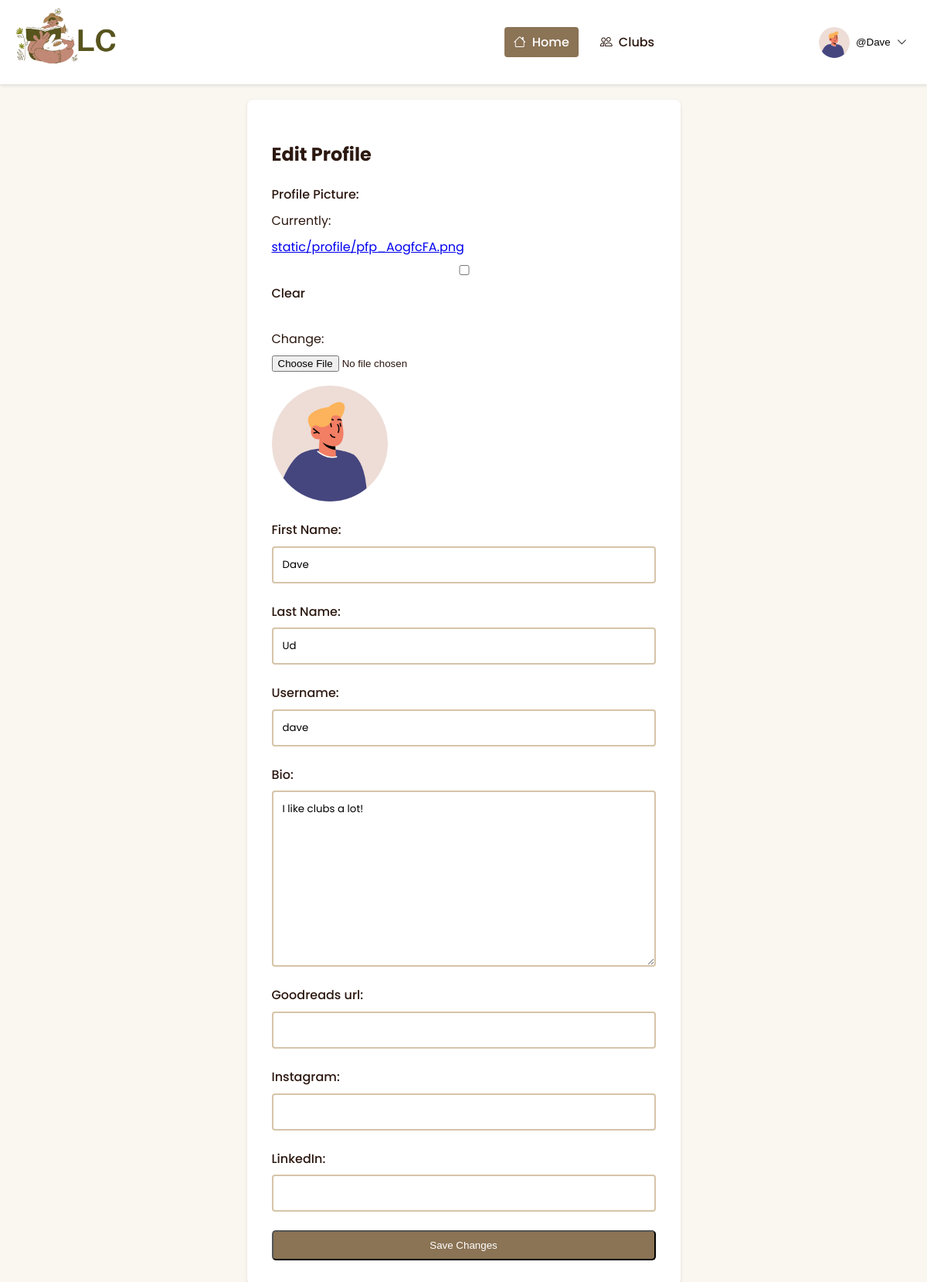
The app's page /members/edit_profile/ (signed in) with its own data.
### discussion/models.py (models this page shows, shortened)
class Profile(models.Model):
    user = models.OneToOneField(User, null=True, on_delete=models.CASCADE)
    bio = models.TextField()
    selected_themes = models.ManyToManyField(Theme)
    books_per_year = models.CharField(max_length=20, choices=[
        ('0-5', '0-5'),
        ('5-10', '5-10'),
        ('10-20', '10-20'),
        ('20+', '20+'),
    ],
    null=True,
    blank=True,
    )
    profile_pic = (models.ImageField(null=True, blank=True, upload_to="static/profile" ))
    goodreads_url = models.CharField(max_length=55, null=True, blank=True)

class User(AbstractUser):
    fname = models.CharField(max_length=200, null=True)
    lname = models.CharField(max_length=200, null=True)
    email = models.EmailField(unique=True, null=False)  # Ensures email is required
    USERNAME_FIELD = 'username'
    REQUIRED_FIELDS = []

### members/views.py (the view, shortened to what this page needs)
# urls.py: path('edit_profile/', EditProfileView.as_view(), name='edit-profile'),
class EditProfileView(LoginRequiredMixin, UpdateView):
    model = Profile  # The model to update
    form_class = UserProfileEditForm  # The form to use for editing
    template_name = 'profile/edit_profile.html'
    def get_object(self):
        profile, created = Profile.objects.get_or_create(user=self.request.user)
        return profile
    def get_form_kwargs(self):
        kwargs = super().get_form_kwargs()
        kwargs['user_instance'] = self.request.user
        return kwargs

### members/forms.py (shortened to what this page needs)
class UserProfileEditForm(forms.ModelForm):
    fname = forms.CharField(max_length=200, required=False, label="First Name")
    lname = forms.CharField(max_length=200, required=False, label="Last Name")
    username = forms.CharField(max_length=150, required=True, label="Username")
    instagram = forms.URLField(required=False, label="Instagram")
    linkedin = forms.URLField(required=False, label="LinkedIn")
    class Meta:
        model = Profile
        fields = ['bio', 'profile_pic', 'goodreads_url']  # Fields from Profile
    def __init__(self, *args, **kwargs):
        self.user_instance = kwargs.pop('user_instance', None)
        super().__init__(*args, **kwargs)
        if self.user_instance:
            self.fields['fname'].initial = self.user_instance.fname
            self.fields['lname'].initial = self.user_instance.lname
            self.fields['username'].initial = self.user_instance.username

### members/templates/profile/edit_profile.html (shortened to what this page needs)
{% extends 'base3.html' %}
{% block content %}
<div class="container main-content">
    <div class="form-container">
        <h2>Edit Profile</h2>
        <form method="post" enctype="multipart/form-data" class="custom-form">
            <div class="form-group">
                <label for="id_profile_pic">Profile Picture:</label>
                {{ form.profile_pic }}
                {% if user.profile.profile_pic %}
                <img src="{{ user.profile.profile_pic.url }}" alt="Profile Picture" id="profile-preview" style="max-width: 150px; margin-top: 10px;">
                {% else %}
                <img src="https://via.placeholder.com/150" alt="Profile Placeholder" id="profile-preview" style="max-width: 150px; margin-top: 10px;">
                {% endif %}
            </div>
            <div class="form-group">
                {{ form.fname.label_tag }}
                {{ form.fname }}
            </div>
            <div class="form-group">
                {{ form.lname.label_tag }}
                {{ form.lname }}
            </div>
            <div class="form-group">
                {{ form.username.label_tag }}
                {{ form.username }}
            </div>
            <div class="form-group">
                {{ form.bio.label_tag }}
                {{ form.bio }}
            </div>
            <div class="form-group">
                {{ form.goodreads_url.label_tag }}
                {{ form.goodreads_url }}
            </div>
            <div class="form-group">
                {{ form.instagram.label_tag }}
                {{ form.instagram }}
            </div>
            <div class="form-group">
                {{ form.linkedin.label_tag }}
                {{ form.linkedin }}
            </div>
            <button type="submit" class="btn btn-primary">Save Changes</button>
        </form>
    </div>
</div>
{% endblock %}

### templates/navbar.html (shortened to what this page needs)
<nav class="header-navbar">
    <div class="container">
        <div class="logo">
            <a href="{% url 'home' %}" class="logo">
                {% load static %}
            <img src="{% static 'discussion\logo.png' %}" alt="">
            </a>
        </div>
        <div class="navbar-menu" id="navbarMenu">
            <li><a href="{% url 'home' %}" class="active"><i class="bi bi-house"></i>Home</a></li>
            <li><a href="{% url 'club_list' %}"><i class="bi bi-people"></i>Clubs</a></li>
        </div>
        {% if user.is_authenticated %}
        <div class="user-menu">
            <button class="user-menu-toggle">
            {% with profile=user.profile %}
            {% if profile.profile_pic %}
            <img src="{{ profile.profile_pic.url }}" alt="User Avatar" class="user-avatar">
            {% else %}
            <img alt="placeholder" id="profile-image">
            {% endif %}
            {% endwith %}
                <span>@{{ user.username|capfirst }}</span>
                <i class="bi bi-chevron-down"></i>
            </button>
            {% else %}
            <div class="navbar-menu" id="navbarMenu">
                <li><a href="{% url 'register' %}"><i class="bi bi-person-plus"></i>Register</a></li>
                <li><a href="{% url 'login' %}"><i class="bi bi-box-arrow-in-right"></i>Login</a></li>
            </div>
            {% endif %}
        </div>
    </div>
</nav>

### static/discussion/css/templates2.css (style rules this page uses)
:root { --primary-color: #EEDED0; --primary-dark: #D6C4A9; --secondary-color: #F7E7CE; --accent-color-1: #B6A48E; --accent-color-2: #8B7355; --accent-color-3: #C17817; --text-color: #2C1810; --text-light: #5C4033; --background-color: #FAF6F0; --white: #FFFFFF; --error-color: #E85D75; --success-color: #4CAF50; }
body { font-family: 'Poppins', sans-serif; background-color: var(--background-color); color: var(--text-color); margin: 0; padding: 0; line-height: 1.6; }
.container { max-width: 1200px; margin: 0 auto; padding: 0 20px; }
.navbar-menu { display: flex; gap: 20px; }
.navbar-menu a { color: var(--text-color); text-decoration: none; font-weight: 500; transition: color 0.3s ease; }
.main-content { display: flex; margin-top: 20px; }
.btn { display: inline-block; padding: 10px 20px; background-color: var(--accent-color-2); color: var(--white); text-decoration: none; border-radius: 5px; transition: background-color 0.3s ease; }

### static/discussion/css/nav.css (style rules this page uses)
.navbar-menu { display: flex; gap: 1rem; align-items: center; margin: 0; padding: 0; }
.navbar-menu > li { list-style-type: none; }
.navbar-menu a { color: var(--text-color); text-decoration: none; font-weight: 500; padding: 0.5rem 0.75rem; border-radius: 4px; transition: all 0.3s ease; }
.navbar-menu a.active { background-color: var(--accent-color-2); color: var(--white); }
.navbar-menu i { margin-right: 0.5rem; }
.header-navbar { background-color: var(--white); box-shadow: 0 2px 4px rgba(0,0,0,0.1); padding: 10px 0; position: sticky; top: 0; z-index: 1000; }
.header-navbar .container { display: flex; justify-content: space-between; align-items: center; }
.header-navbar .logo { font-size: 1.5em; font-weight: 600; color: var(--accent-color-2); text-decoration: none; }
.header-navbar .user-menu { position: relative; }
.header-navbar .user-menu-toggle { background: none; border: none; cursor: pointer; display: flex; align-items: center; gap: 8px; }
.header-navbar .user-avatar { width: 40px; height: 40px; border-radius: 50%; object-fit: cover; }

### static/discussion/css/forms.css (style rules this page uses)
.form-container { max-width: 800px; margin: 0 auto; padding: 2rem; background-color: var(--white); border-radius: 8px; box-shadow: 0 2px 4px rgba(0, 0, 0, 0.1); }
.custom-form { display: flex; flex-direction: column; gap: 1.5rem; }
.form-group { display: flex; flex-direction: column; gap: 0.5rem; }
.form-group label { color: var(--text-color); font-weight: 500; }
.form-group input[type="text"], .form-group input[type="url"], .form-group textarea { padding: 0.75rem; border: 2px solid var(--primary-dark); border-radius: 4px; background-color: var(--white); font-family: 'Poppins', sans-serif; transition: border-color 0.2s ease; }

### templates/navbar.html (style rules this page uses)
.logo img { width: 30%; height: 30%; }

### records on screen
Profile: profile_pic (picture), bio "I like clubs a lot!"
User: username "Dave", profile.profile_pic (picture), fname "Dave", lname "Ud", username "dave"
